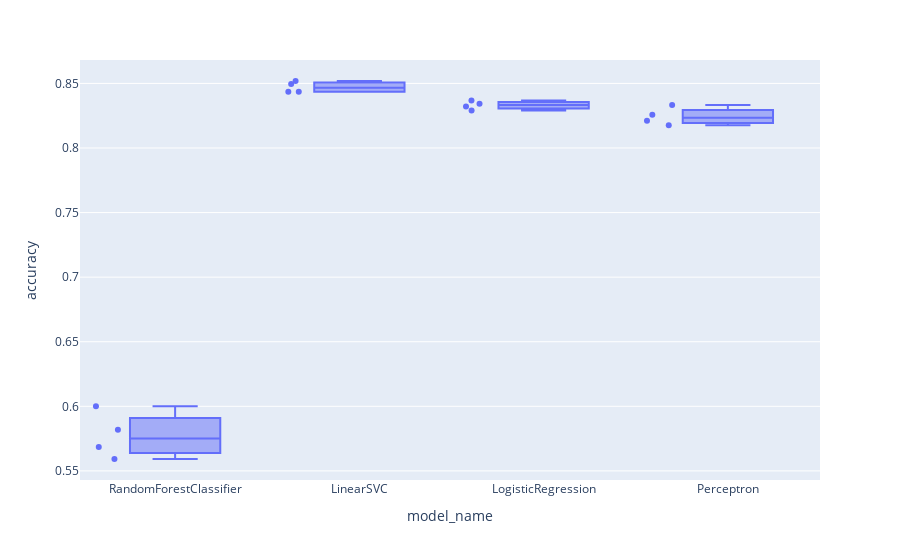

The notebook cell this image was saved under:
### Code cell
cv_df.to_csv('/Users/lucas/Desktop/Polytech/IG4/S7/projet_DS/CSV/crossval_boxplot.csv',index=False)
fig = px.box(cv_df, x="model_name", y="accuracy", points="all")
fig.show()

### Figure 1 — Plotly figure (JSON) as saved in the notebook; plotly's stock layout.template omitted (floating-point values rounded to 4 significant figures)
{"data": [{"alignmentgroup": "True", "boxpoints": "all", "hovertemplate": "model_name=%{x}<br>accuracy=%{y}<extra></extra>", "legendgroup": "", "marker": {"color": "#636efa"}, "name": "", "notched": false, "offsetgroup": "", "orientation": "v", "showlegend": false, "type": "box", "x": ["RandomForestClassifier", "RandomForestClassifier", "RandomForestClassifier", "RandomForestClassifier", "LinearSVC", "LinearSVC", "LinearSVC", "LinearSVC", "LogisticRegression", "LogisticRegression", "LogisticRegression", "LogisticRegression", "Perceptron", "Perceptron", "Perceptron", "Perceptron"], "x0": " ", "xaxis": "x", "y": [0.5684, 0.6001, 0.5592, 0.5819, 0.8436, 0.8435, 0.8496, 0.8519, 0.8368, 0.8343, 0.8321, 0.8289, 0.8332, 0.8176, 0.8257, 0.8211], "y0": " ", "yaxis": "y"}], "layout": {"boxmode": "group", "legend": {"tracegroupgap": 0}, "margin": {"t": 60}, "xaxis": {"anchor": "y", "domain": [0, 1], "title": {"text": "model_name"}}, "yaxis": {"anchor": "x", "domain": [0, 1], "title": {"text": "accuracy"}}}}
